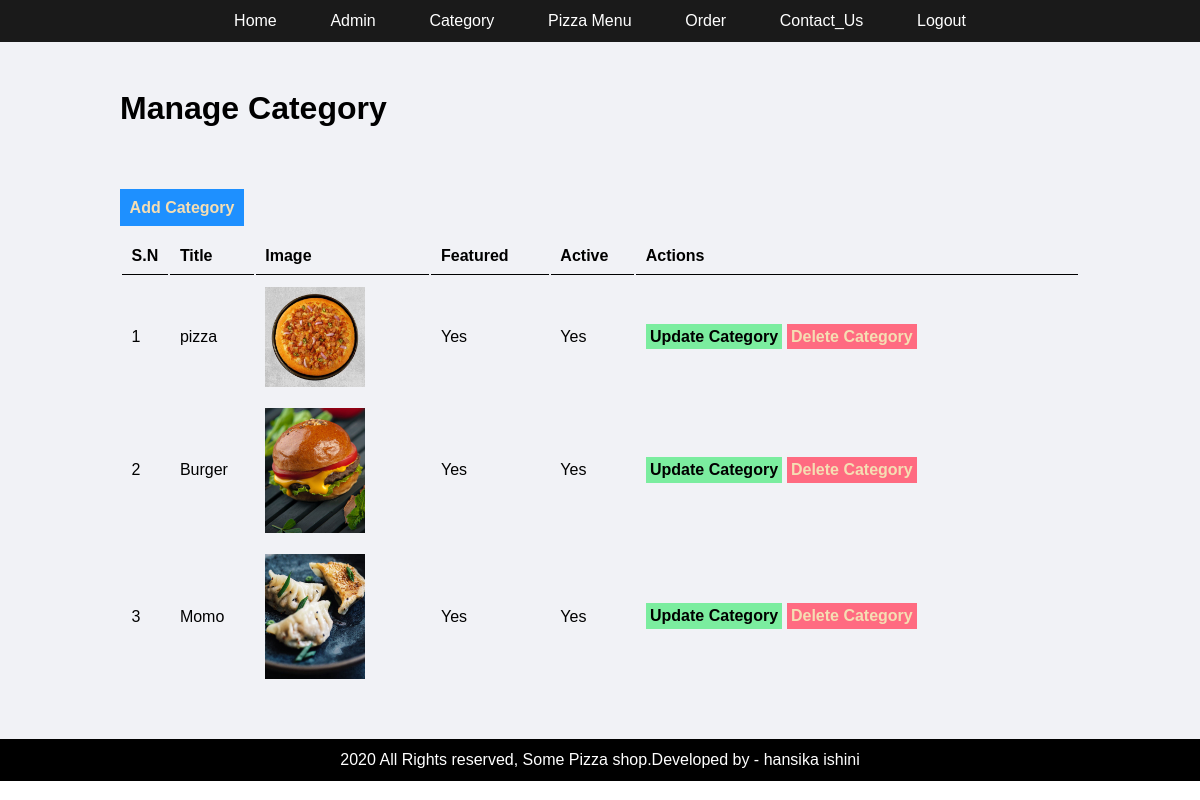
The page /admin/manage-category.php (signed in) on the database its author committed.
### tables this page shows
CREATE TABLE `tbl_category` (
  `id` int(10) UNSIGNED NOT NULL,
  `title` varchar(100) NOT NULL,
  `image_name` varchar(255) NOT NULL,
  `featured` varchar(10) NOT NULL,
  `active` varchar(10) NOT NULL
);

### admin/manage-category.php (the view, shortened to what this page needs)
<?php include('partials/menu.php'); ?>
        <div class="main-content">
            <div class="wrapper">
                <h1>Manage Category</h1>
                <br/><br/>
                <br/><br/>
                <a href="<?php echo SITEURL; ?>admin/add-category.php" class="btn-primary">Add Category</a>
                <br/><br/>
                <table class="tbl-full">
                    <tr>
                        <th>S.N</th>
                        <th>Title</th>
                        <th>Image</th>
                        <th>Featured</th>
                        <th>Active</th>
                        <th>Actions</th>
                    </tr>
                    <?php
                        $sql = "SELECT * FROM tbl_category";
                        $res = mysqli_query($conn,$sql);
                        $count = mysqli_num_rows($res);
                        $sn=1;
                        if($count>0)
                        {
                            while($row=mysqli_fetch_assoc($res))
                            {
                                $id=$row['id'];
                                $title=$row['title'];
                                $image_name=$row['image_name'];
                                $featured=$row['featured'];
                                $active=$row['active'];
                                ?>
                                    <tr>
                                        <td><?php echo $sn++; ?></td>
                                        <td><?php echo $title; ?></td>
                                        <td>
                                            <?php
                                              if($image_name != "")
                                              {
                                                ?>
                                                <img src="<?php echo SITEURL; ?>images/category/<?php echo $image_name; ?>" width="100px">
                                                <?php
                                              }
                                              else
                                              {
                                                echo "<div class='error'>Image not available</div>";
                                              }
                                            ?>
                                        </td>
                                        <td><?php echo $featured; ?></td>
                                        <td><?php echo $active; ?></td>
                                        <td>
                                            <a href="<?php echo SITEURL; ?>admin/update-category.php?id=<?php echo $id; ?>" class="btn-secondary">Update Category</a>
                                            <a href="<?php echo SITEURL; ?>admin/delete-category.php?id=<?php echo $id; ?>&image_name=<?php echo $image_name;?>" class="btn-danger">Delete Category</a>
                                        </td>
                                    </tr>
                                <?php
                            }
                        }
                        else
                        {
                            ?>
                            <tr>
                                <td colspan="6"><div class="error">No category added</div></td>
                            </tr>
                            <?php
                        }
                    ?>
                </table>
            </div>
        </div>
<?php include('partials/footer.php'); ?>

### css/admin.css (style rules this page uses)
* { margin: 0; padding: 0; font-family: sans-serif; }
.wrapper { padding: 1%; width: 80%; margin: 0 auto; }
.tbl-full { width: 100%; }
table tr th { border-bottom: 1px solid black; padding: 1%; text-align: left; }
table tr td { padding: 1%; }
.btn-primary { background-color: #1e90ff; padding: 1%; color: wheat; text-decoration: none; font-weight: bold; }
.btn-secondary { background-color: #7bed9f; padding: 1%; color: black; text-decoration: none; font-weight: bold; }
.btn-danger { background-color: #ff6b81; padding: 1%; color: wheat; text-decoration: none; font-weight: bold; }
.main-content { background-color: #f1f2f6; padding: 3% 0; }

### rows shown on the page
tbl_category: title "pizza", image_name (picture), featured "Yes", active "Yes"
tbl_category: title "Burger", image_name (picture), featured "Yes", active "Yes"
tbl_category: title "Momo", image_name (picture), featured "Yes", active "Yes"
